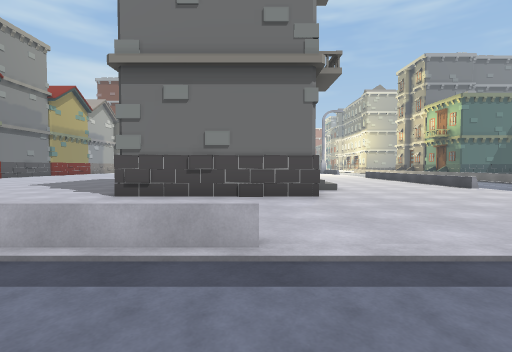
[1] (above)

20 first-person views from a walk through a scene from a Unity 3-D project. The camera is 1.3 m above the floor, tilts 2° down and sees 85° across. The floor is counted in squares, 2 m on a side. Each view is taken from the middle of a square. On the plan, view 1 faces up. The plan holds only what a view shows up to about 9 squares ahead; the rest is blank. The place goes on beyond the plan. Some surface patterns are stand-ins.

[2]
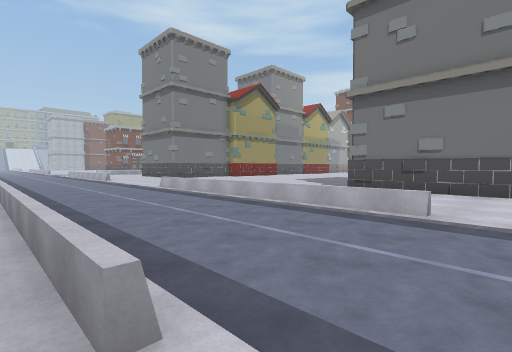

[3]
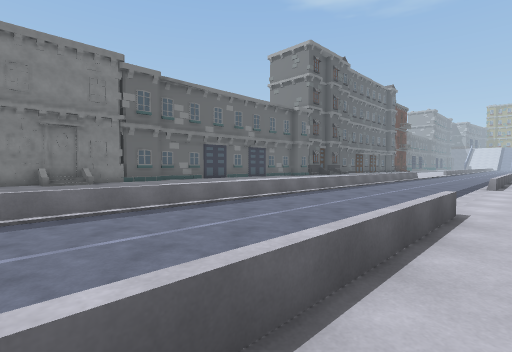

[4]
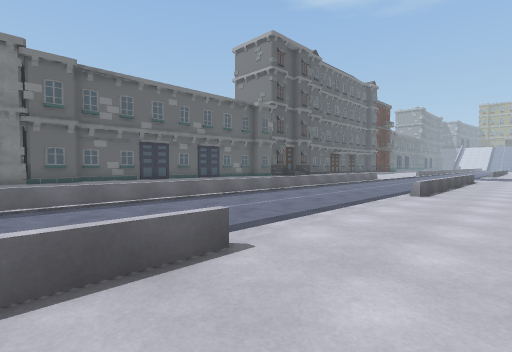

[5]
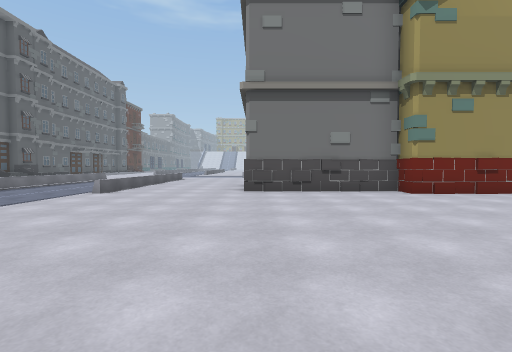

[6]
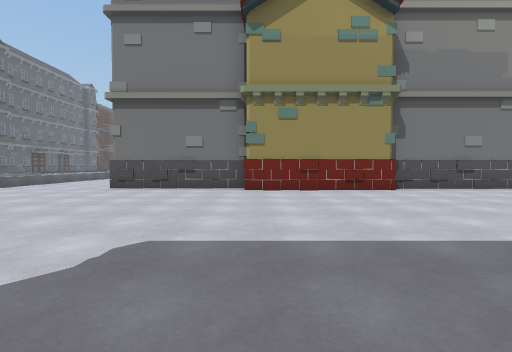

[7]
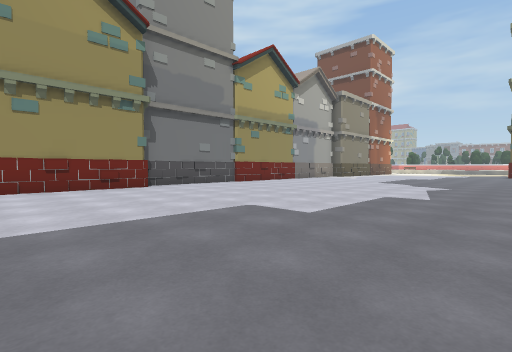

[8]
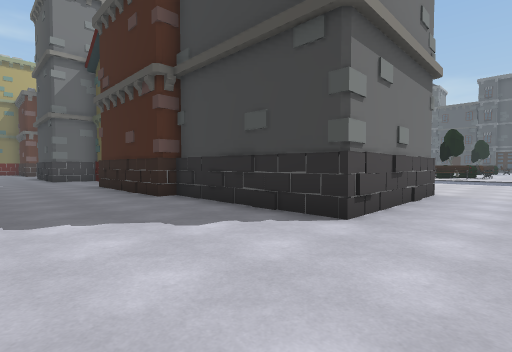

[9]
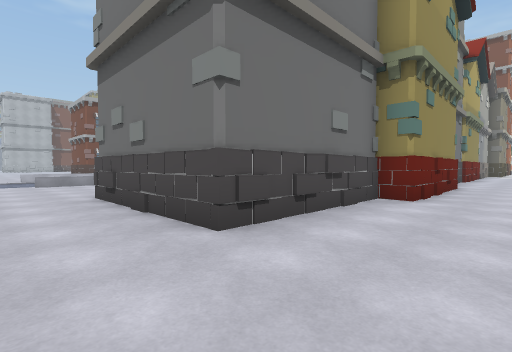

[10]
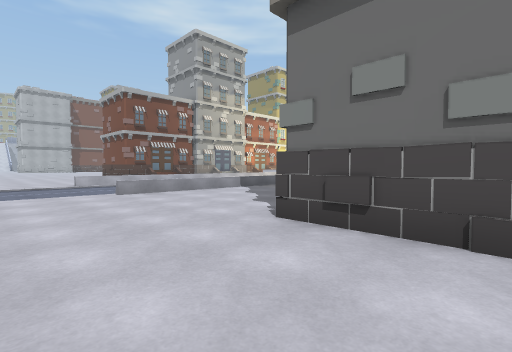

[11]
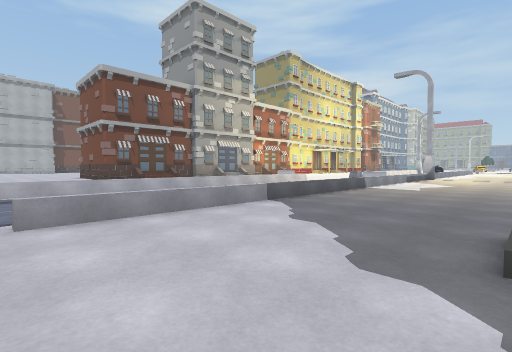

[12]
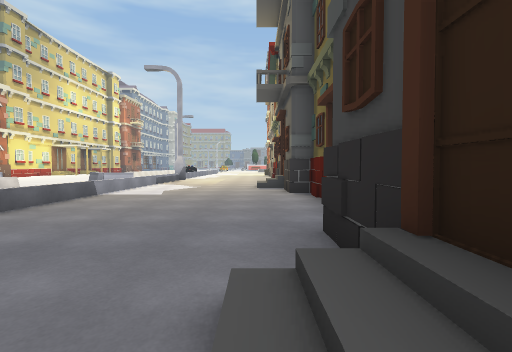

[13]
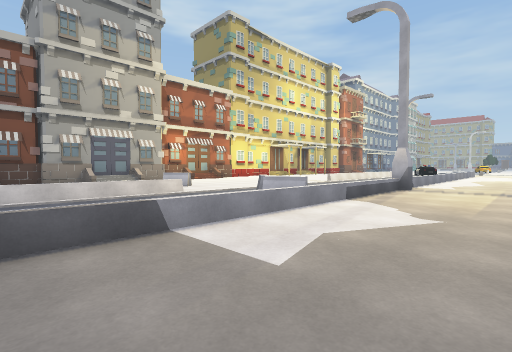

[14]
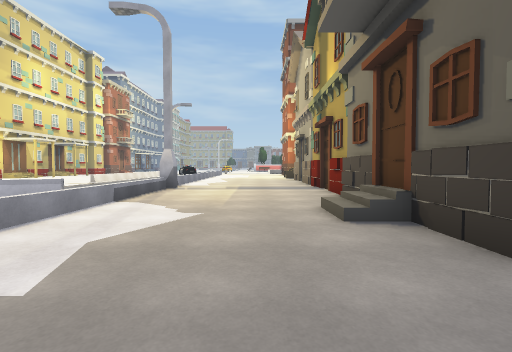

[15]
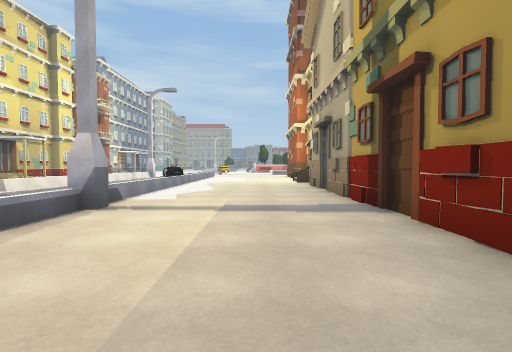

[16]
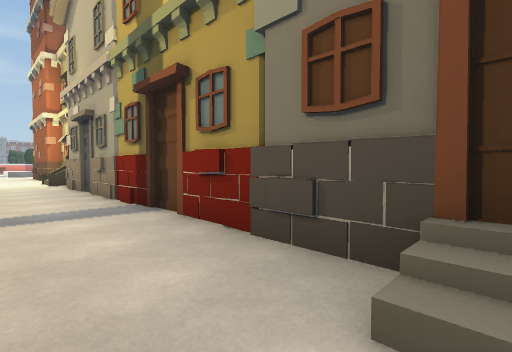

[17]
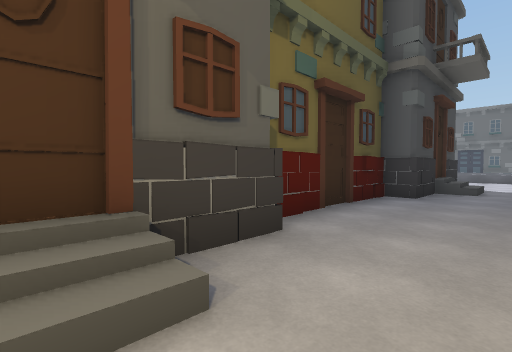

[18]
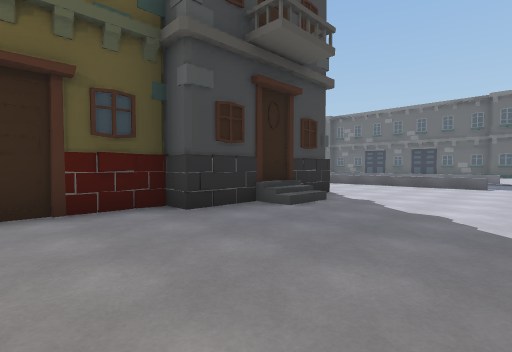

[19]
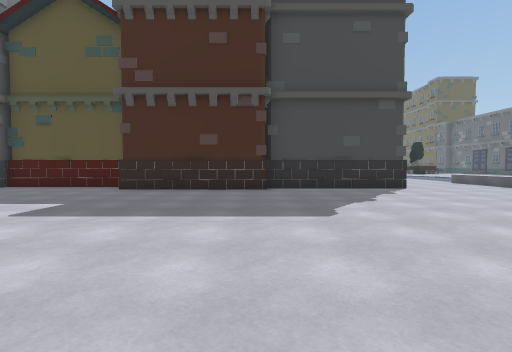

[20]
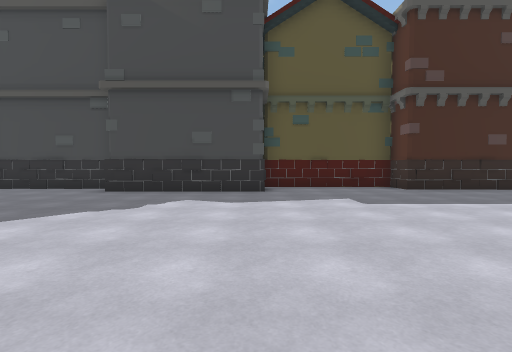

### Floor plan
Key: @ floor where view 1 was taken; # wall or solid block; x gap in a wall; . floor; / step, stairs or slope; = window, fence, low wall or low ledge; B barrier; O other object.
Columns run from 26 left of view 1 to 7 right of it. Each row starts with its distance up from view 1.
 25 =.  =....#             #
 24 =.  =....#           ..#
 23 =.  =....#          ...#
 22     =....#         ....#
 21     =....#        ....##
 20     x....#       .....#
 19     =....#      ......#
 18     =....#     .......###
 17 ..OB#....#   #  ........#
 16 =. B=....#   #..........#
 15 =.  =....#   #..........#
 14 =.  =....##  #.........##
 13 =.  =.....#  #.........#
 12 =.  =.....#  #.........#
 11     =.....#  #.........#
 10 =   =....##  #.........#
  9 =   =....#   #.........#     ...=.
  8 =   =.../#   #.........#    /...=.
  7 =   =.../#   #.........#    /....
  6 =...=....#####.........#####.....
  5 =...=...........................
  4 ...............................
  3   ............................
  2       ========.....========..
  1            .................
  0            ...............@.
 -1            .................
 -2            ================.
 -3
 -4
 -5
 -6                      ..
 -7                      ..
 -8                       .
 -9                       #

Positions as (right, up) in squares from view 1, and headings:
1: (0, 0), facing up
2: (1, -2), facing up-left
3: (-3, 3), facing down-left
4: (-6, 4), facing down-left
5: (-6, 6), facing left
6: (-5, 10), facing left
7: (-4, 10), facing up-left
8: (-6, 4), facing up-right
9: (-11, 4), facing up-left
10: (-15, 3), facing up-left
11: (-18, 5), facing up-left
12: (-18, 7), facing up
13: (-19, 12), facing up-left
14: (-19, 12), facing up
15: (-19, 16), facing up
16: (-19, 16), facing up-right
17: (-19, 16), facing down-right
18: (-21, 12), facing down-right
19: (-11, 10), facing right
20: (-11, 18), facing right
